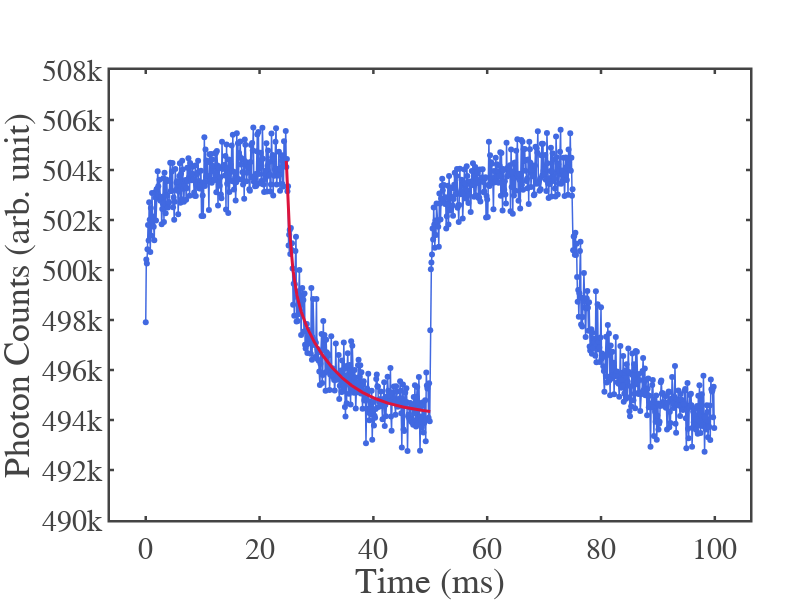

Notebook code for this chart:
### Markdown cell above
### percentage change

### Code cell
import numpy as np
import pandas as pd
import plotly.graph_objects as go
import plotly.io as pio
import os
import re
from scipy.interpolate import interp1d

# ============================================================
# --- Custom Plotly Template ---
# ============================================================
fig_template = go.layout.Template()
fig_template.layout = {
    'template': 'simple_white+presentation',
    'autosize': False,
    'width': 800,
    'height': 600,
    'xaxis': {
        'ticks': 'inside',
        'mirror': 'ticks',
        'linewidth': 2.5,
        'tickwidth': 2.5,
        'ticklen': 4,
        'showline': True,
        'showgrid': False,
        'zerolinecolor': 'white',
    },
    'yaxis': {
        'ticks': 'inside',
        'mirror': 'ticks',
        'linewidth': 2.5,
        'tickwidth': 2.5,
        'ticklen': 4,
        'showline': True,
        'showgrid': False,
        'zerolinecolor': 'white',
    },
    'font': {
        'family': 'mathjax',
        'size': 30,
    }
}

# ============================================================
# --- Calibration Tables ---
# ============================================================
calib_975 = {
    10: 1.79, 30: 5.4, 50: 10, 70: 16.87, 90: 22,
    110: 25.4, 130: 29.72, 150: 31.21, 170: 36.48,
    190: 43, 210: 52.5, 230: 53.62, 250: 60.57
}

calib_1064 = {
    1.75: 4.6, 2: 7.6, 2.25: 10.25, 2.5: 14.3, 2.75: 21,
    3: 36.65, 3.25: 43.6, 3.5: 53, 3.75: 67, 3.86: 77
}

interp_975 = interp1d(list(calib_975.keys()), list(calib_975.values()), fill_value="extrapolate")
interp_1064 = interp1d(list(calib_1064.keys()), list(calib_1064.values()), fill_value="extrapolate")

# ============================================================
# --- Paths and Parameters ---
# ============================================================
base_path = r"C:\Users\Atanu\OneDrive\Desktop\research_work\paper\NaBiF4_PL_analysis\datas\2nd Oct NaBiF4\Percentage Modulation"
save_folder = r"C:\Users\Atanu\OneDrive\Desktop\research_work\paper\NaBiF4_PL_analysis\figures in paper"
os.makedirs(save_folder, exist_ok=True)

pattern = re.compile(r"1064nm_(\d*\.?\d+)mW.*975nm_(\d+)mW\.txt")

# ============================================================
# --- Focus on highest 1064 nm folder ---
# ============================================================
target_folder = "1064nm_3.86mA"
folder_path = os.path.join(base_path, target_folder)

if not os.path.exists(folder_path):
    raise FileNotFoundError(f"Target folder not found: {folder_path}")

datasets = []

for file in os.listdir(folder_path):
    if file.endswith(".txt"):
        match = pattern.match(file)
        if match:
            i_1064 = float(match.group(1))
            p_975_raw = int(match.group(2))

            p_1064_sample = float(interp_1064(i_1064))
            p_975_sample = float(interp_975(p_975_raw))

            file_path = os.path.join(folder_path, file)
            arr = np.loadtxt(file_path, skiprows=1)
            datasets.append((p_975_sample, arr, p_1064_sample))

# ============================================================
# --- Select lowest 975 nm power dataset ---
# ============================================================
if not datasets:
    raise RuntimeError("No valid datasets found.")

datasets.sort(key=lambda x: x[0])  # sort by 975 nm power
lowest_975_dataset = datasets[0]   # pick the lowest power dataset

p_975_sample, arr, p_1064_sample = lowest_975_dataset

# ============================================================
# --- Plot Raw Data (hide legend) ---
# ============================================================
fig = go.Figure()
fig.add_trace(go.Scatter(
    x=arr[:, 0]/1e9,       # convert to ms for plotting (consistent with your previous code)
    y=arr[:, 1],
    mode='lines+markers',
    # no name -> no legend entry, also enforce showlegend=False
    showlegend=False,
    line=dict(width=1.5, color='royalblue'),
))

# ============================================================
# --- Add Corrected Double Exponential Fit Curve (no normalization) ---
# ============================================================

# Fit parameters and constants (as provided)
y0 = 4.9415e+5
A1 = 4485.3
tau1 = 7.5842e+8
A2 = 5729.9
tau2 = 7.4681e+9
X0 = 2.47e+10  # constant

# Fit x-range in ms (user provided) and convert back to the original units used by taus/X0
x1_ms, x2_ms = 24.7, 50
# original units = ms * 1e9 (this matches how arr[:,0] was used in your earlier code)
x_fit_orig = np.linspace(x1_ms, x2_ms, 400) * 1e9  # same units as tau1,tau2,X0

# Double exponential model including y0
y_fit = y0 + A1 * np.exp(-(x_fit_orig - X0) / tau1) + A2 * np.exp(-(x_fit_orig - X0) / tau2)

# plot fit (convert x back to ms for plotting)
fig.add_trace(go.Scatter(
    x=x_fit_orig / 1e9,   # back to ms
    y=y_fit,
    mode='lines',
    line=dict(width=3, color='crimson'),
    showlegend=False
))

# ============================================================
# --- Figure Layout (set y-range max to 506000) ---
# ============================================================
fig.update_layout(
    template=fig_template,
    xaxis_title="Time (ms)",
    yaxis_title="Photon Counts (arb. unit)",
    width=800,
    height=600,
    margin=dict(l=110, r=50, t=70, b=80),
)

# set explicit y-axis range (0 to 506000)
fig.update_yaxes(range=[490000, 508000])

fig.show()

# ============================================================
# --- Save Figure (using preferred format) ---
# ============================================================

output_path = r"C:\Users\Atanu\OneDrive\Desktop\research_work\paper\NaBiF4_PL_analysis\figures in paper\per_modulation.png"

# pio.write_image(fig, output_path, format='png', scale=4)
# print(f"✅ Figure saved as: {output_path}")

### Figure 1 — Plotly figure (JSON) as saved in the notebook; plotly's stock layout.template omitted (floating-point values rounded to 4 significant figures; data arrays with more than 128 entries replaced by an {"elided": "..."} marker saying what was removed)
{"data": [{"line": {"color": "royalblue", "width": 1.5}, "mode": "lines+markers", "showlegend": false, "type": "scatter", "x": {"elided": "1000 float values"}, "y": {"elided": "1000 float values"}}, {"line": {"color": "crimson", "width": 3}, "mode": "lines", "showlegend": false, "type": "scatter", "x": {"elided": "400 float values"}, "y": {"elided": "400 float values"}}], "layout": {"height": 600, "margin": {"b": 80, "l": 110, "r": 50, "t": 70}, "width": 800, "xaxis": {"autorange": true, "range": [-6.282, 106.2], "title": {"text": "Time (ms)"}, "type": "linear"}, "yaxis": {"range": [490000, 508000], "title": {"text": "Photon Counts (arb. unit)"}, "type": "linear"}}}
